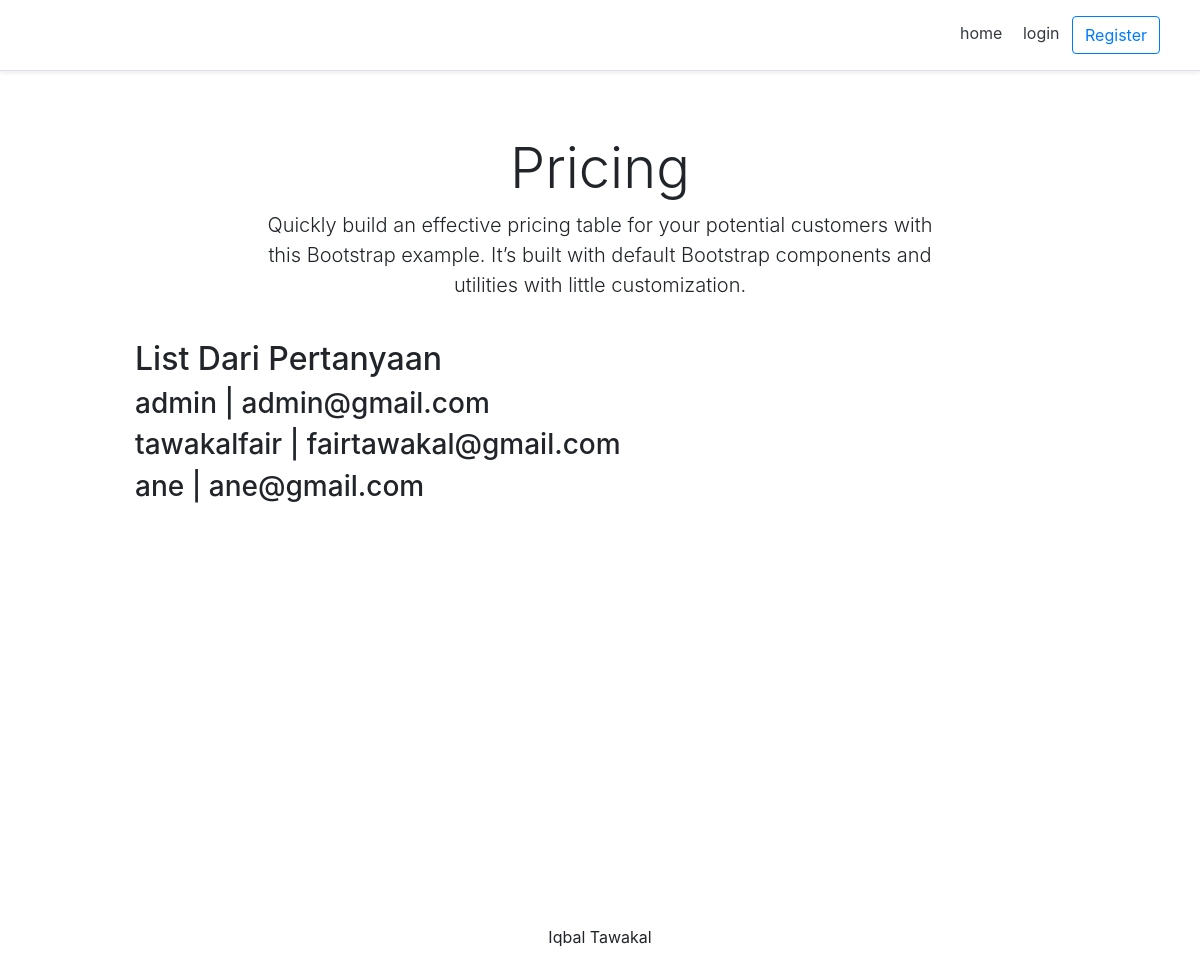
The app's page /, older data.
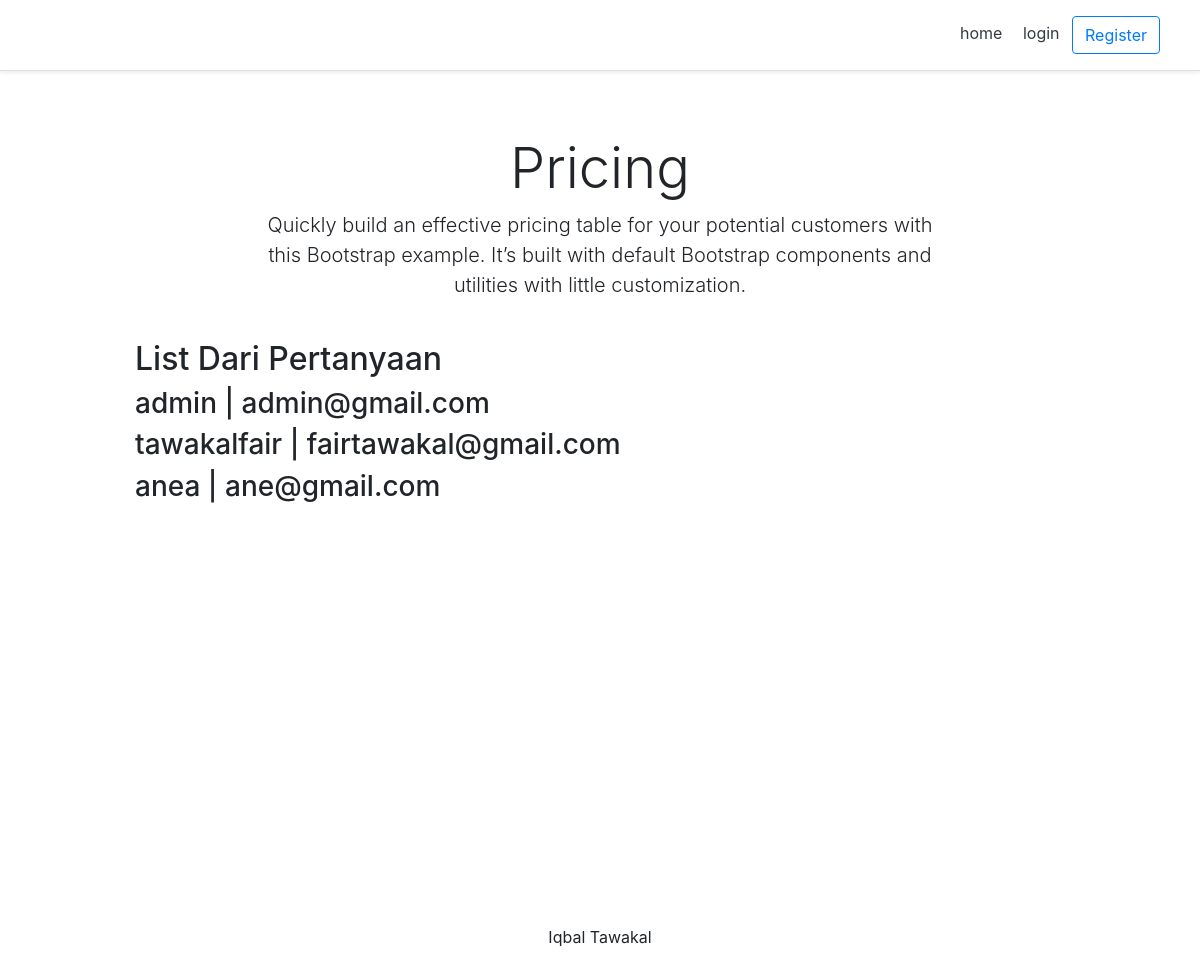
The same page, newer data.
### account/models.py (models this page shows, shortened)
class Account(AbstractBaseUser):
	email 					= models.EmailField(verbose_name="email", max_length=60, unique=True)
	username 				= models.CharField(max_length=30, unique=True)
	date_joined				= models.DateTimeField(verbose_name='date joined', auto_now_add=True)
	last_login				= models.DateTimeField(verbose_name='last login', auto_now=True)
	is_admin				= models.BooleanField(default=False)
	is_active				= models.BooleanField(default=True)
	is_staff				= models.BooleanField(default=False)
	is_superuser			= models.BooleanField(default=False)
	USERNAME_FIELD = 'email'
	REQUIRED_FIELDS = ['username']
	objects = MyAccountManager()

### personal/views.py (the view)
# urls.py: path('', homeView, name = 'home'),
def homeView(request):
    Akun = Account.objects.all()
    context = {
        "account" : Akun
    }
    return render(request, 'personal/home.html', context)

### personal/templates/personal/home.html (shortened to what this page needs)
{% extends 'base.html' %}
{% block content %}
<div class="pricing-header px-3 py-3 pt-md-5 pb-md-4 mx-auto text-center">
        <h1 class="display-4">Pricing</h1>
        <p class="lead">Quickly build an effective pricing table for your potential customers with this Bootstrap example.
            It’s built with default Bootstrap components and utilities with little customization.</p>
    </div>
<div class="container">
    <div class="d-flex flex-column">
        <h2>List Dari Pertanyaan</h2>
        {% for a in account  %}
        {% include 'snippets/tes.html' with value=a %}
        {% endfor %}
    </div>
</div>
{% endblock content %}

### templates/base.html (shortened to what this page needs)
{% load static %}
<!DOCTYPE html>
<html lang="en">
<head>
    <link rel="stylesheet" type="text/css" href="{% static 'css/style.css' %}">
   {% include 'snippets/header.html' %}
</head>
<body>
  <div class="main">
    {% block content %}
    {% endblock content %}
  </div>
 {% include 'snippets/footer.html' %}
</body>
</html>

### templates/snippets/header.html (shortened to what this page needs)
<link rel="stylesheet" href="https://stackpath.bootstrapcdn.com/bootstrap/4.4.1/css/bootstrap.min.css"
>
<div class="d-flex flex-column flex-md-row align-items-center p-3 px-md-4 mb-3 bg-white border-bottom shadow-sm">
    <nav class="my-2 my-md-0 mr-md-3">
        {% if request.user.is_authenticated %}
            <a class="p-2 text-dark" href="{% url 'home' %}">home</a>
            <a class="p-2 text-dark" href="{% url 'account' %}">account</a>
            <a class="p-2 text-dark" href="{% url 'logout' %}">logout</a>
        {% else %}
           <a class="p-2 text-dark" href="{% url 'home' %}">home</a>
           <a class="p-2 text-dark" href="{% url 'login' %}">login</a>
           <a class="btn btn-outline-primary" href="{% url 'registrasi' %}">Register</a>
        {% endif %}
    </nav>
</div>

### personal/templates/snippets/tes.html
<h3> {{value.username}} | {{value.email}} </h3>

### templates/snippets/footer.html (shortened to what this page needs)
<div class="d-flex flex-row align-items-center footer">
        <p class="m-auto">Iqbal Tawakal</p>
</div>

### static/css/style.css (style rules this page uses)
.main { min-height: 100vh; height:100%; }

### templates/snippets/header.html (style rules this page uses)
@media (min-width: 768px) { html { font-size: 16px; } }
.container { max-width: 960px; }
.pricing-header { max-width: 700px; }

### templates/snippets/footer.html (style rules this page uses)
.footer { min-height: 100px; }

Row changes from the older to the newer data that the page shows:
changed Account "ane@gmail.com": username "ane" → "anea"
